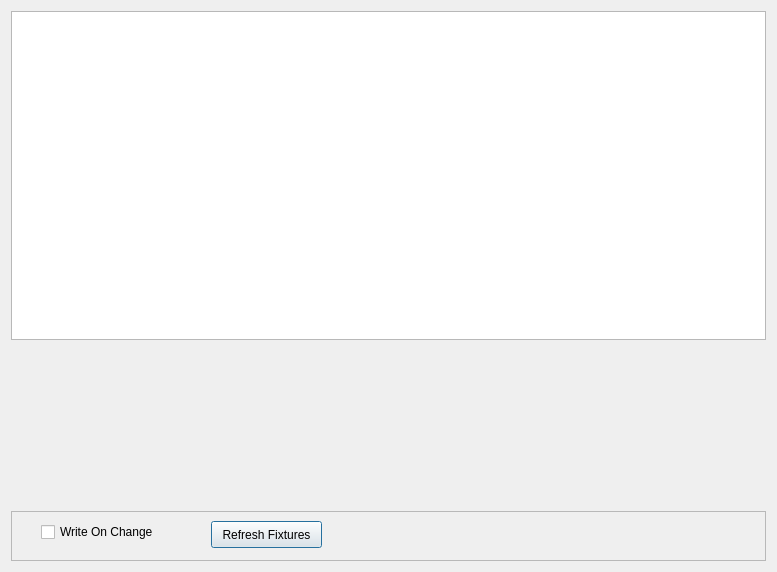
<?xml version="1.0" encoding="UTF-8"?>
<ui version="4.0">
 <class>FixturesWindow</class>
 <widget class="QDialog" name="FixturesWindow">
  <property name="geometry">
   <rect>
    <x>0</x>
    <y>0</y>
    <width>777</width>
    <height>572</height>
   </rect>
  </property>
  <property name="windowTitle">
   <string>Fixtures</string>
  </property>
  <layout class="QVBoxLayout" name="verticalLayout_10" stretch="2,1,0">
   <item>
    <widget class="QTableView" name="tblFixtures">
     <property name="frameShadow">
      <enum>QFrame::Plain</enum>
     </property>
     <attribute name="horizontalHeaderMinimumSectionSize">
      <number>10</number>
     </attribute>
     <attribute name="horizontalHeaderStretchLastSection">
      <bool>false</bool>
     </attribute>
    </widget>
   </item>
   <item>
    <layout class="QHBoxLayout" name="hlChannelSliders"/>
   </item>
   <item>
    <widget class="QFrame" name="frame">
     <property name="minimumSize">
      <size>
       <width>0</width>
       <height>50</height>
      </size>
     </property>
     <property name="frameShape">
      <enum>QFrame::StyledPanel</enum>
     </property>
     <property name="frameShadow">
      <enum>QFrame::Raised</enum>
     </property>
     <property name="lineWidth">
      <number>7</number>
     </property>
     <widget class="QCheckBox" name="chkUpdate">
      <property name="geometry">
       <rect>
        <x>30</x>
        <y>10</y>
        <width>151</width>
        <height>22</height>
       </rect>
      </property>
      <property name="text">
       <string>Write On Change</string>
      </property>
     </widget>
     <widget class="QPushButton" name="btnRefresh">
      <property name="geometry">
       <rect>
        <x>200</x>
        <y>10</y>
        <width>111</width>
        <height>27</height>
       </rect>
      </property>
      <property name="text">
       <string>Refresh Fixtures</string>
      </property>
     </widget>
    </widget>
   </item>
  </layout>
 </widget>
 <resources/>
 <connections/>
</ui>
